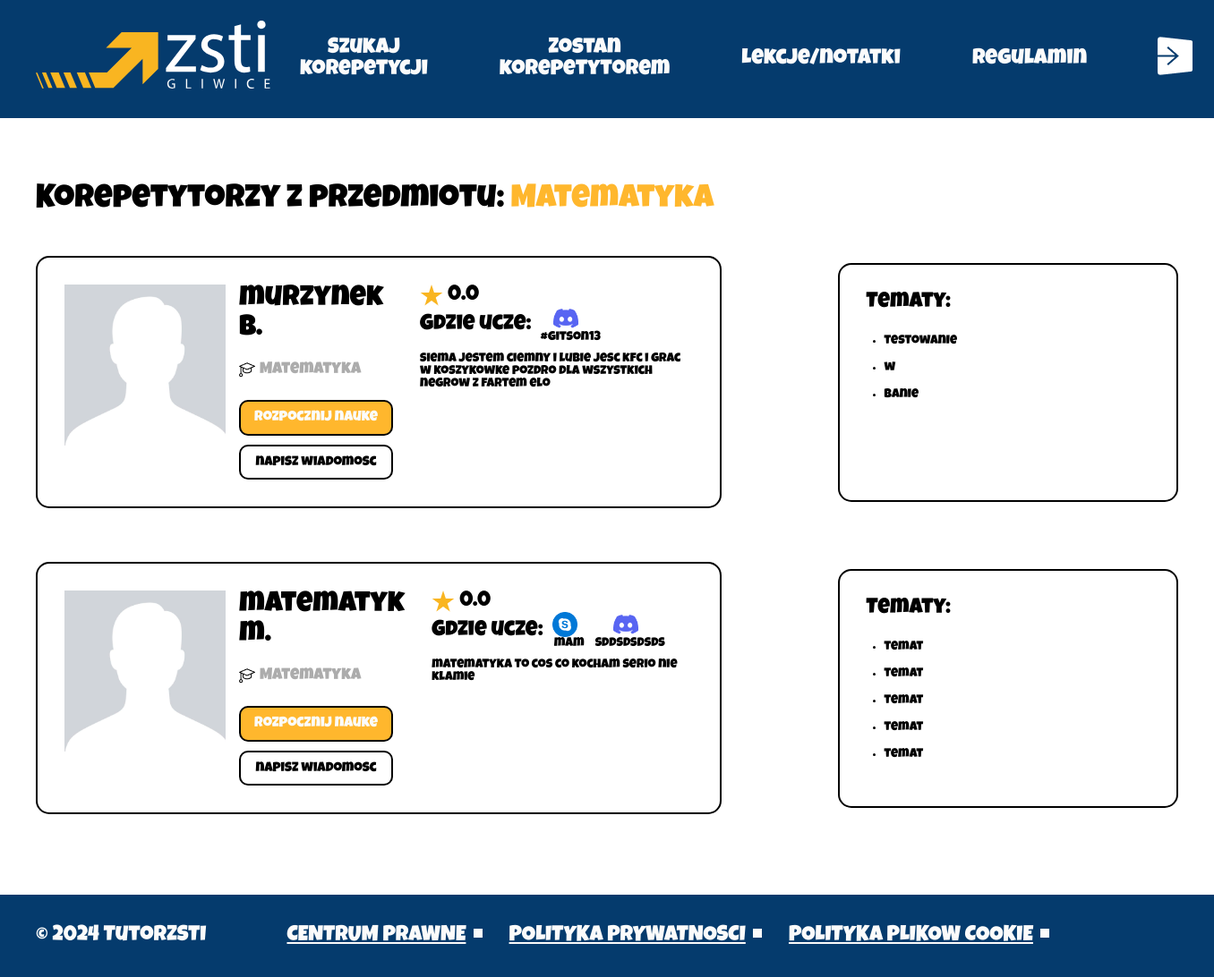
/subject.php?subject=Math, run on the app's committed database.
### tables this page shows
CREATE TABLE `tutors` (
  `id` int(11) NOT NULL,
  `user_id` int(11) DEFAULT NULL,
  `f_name` varchar(55) NOT NULL,
  `s_name` varchar(55) NOT NULL,
  `subject` varchar(55) NOT NULL,
  `skype` varchar(55) DEFAULT NULL,
  `discord` varchar(55) DEFAULT NULL,
  `teams` varchar(55) DEFAULT NULL,
  `topics` varchar(250) NOT NULL,
  `about_me` varchar(250) NOT NULL,
  `rating` double DEFAULT NULL
);

### subject.php (the view, shortened to what this page needs)
<!DOCTYPE html>
<html lang="pl">
<head>
    <link rel="stylesheet" href="css/style.css">
</head>
<body>
<header>
    <?php include "templates/nav.php"; ?>
</header>
<main>
    <?php
    if (isset($_GET['subject'])) {
         $subjects = [
            "Math" => [
                "name" => "Matematyka",
                "sql" => "SELECT * FROM tutors WHERE subject = 'math'"
            ],
            "Polish" => [
                "name" => "J.Polski",
                "sql" => "SELECT * FROM tutors WHERE subject = 'polish'"
            ],
            "English" => [
                "name" => "J.Angielski",
                "sql" => "SELECT * FROM tutors WHERE subject = 'english'"
            ],
            "Chemistry" => [
                "name" => "Chemia",
                "sql" => "SELECT * FROM tutors WHERE subject = 'chemistry'"
            ],
            "Physics" => [
                "name" => "Fizyka",
                "sql" => "SELECT * FROM tutors WHERE subject = 'physics'"
            ],
            "Science" => [
                "name" => "Biologia",
                "sql" => "SELECT * FROM tutors WHERE subject = 'science'"
            ],
            "Coding" => [
                "name" => "Programowanie",
                "sql" => "SELECT * FROM tutors WHERE subject = 'coding'"
            ],
            "History" => [
                "name" => "Historia",
                "sql" => "SELECT * FROM tutors WHERE subject = 'history'"
            ],
            "Geografia" => [
                "name" => "Geografia",
                "sql" => "SELECT * FROM tutors WHERE subject = 'geography'"
            ],
        ];
        $selectedSubject = $_GET['subject'];
        if (array_key_exists($selectedSubject, $subjects)) {
            $subjectData = $subjects[$selectedSubject];
            require_once "php/config.php";
            $sql = $subjectData['sql'];
            $result = $conn->query($sql);
            echo "<div class='subject-tutors'>";
            echo "<div class='container'>";
            echo "<div class='subject-tutors-content'>";
            echo "<div class='subject-tutors-header'>";
            echo "<h1>Korepetytorzy z przedmiotu: <span>{$subjectData['name']}</span></h1>";
            echo "</div>";
            echo "<div class='subject-tutors-list'>";
            if ($result->num_rows > 0) {
                while($row = $result->fetch_assoc()) {
                    $lastNameInitial = substr($row['s_name'], 0, 1);
                    $skype = $row["skype"];
                    $discord = $row["discord"];
                    $teams = $row["teams"];
                    echo "<div class='tutor-item'>";
                    echo "<div class='tutor-desc'>";
                    echo "<div class='tutor-img'><img src='assets/images/default-profile.png' alt='user-icon'></div>";
                    echo "<div class='tutor-column'>";
                    echo "<h3>{$row['f_name']} {$lastNameInitial}.</h3>";
                    echo "<div class='tutor-subject'><img src='assets/icons/cap.png'><span>{$subjectData['name']}</span></div>";
                    echo "<button>rozpocznij nauke</button>";
                    echo "<a href='https://discord.com/'>napisz wiadomosc</a>";
                    echo "</div>";
                    echo "<div class='tutor-about'>";
                    echo "<div class='tutor-rating'><img src='assets/icons/star.png'><span>"
                        . ($row["rating"] !== null ? "{$row['rating']}" : "0.0") ."</span></div>";
                    echo "<div class='tutor-communicators'>
                    <h4>Gdzie ucze: </h4>" .
                        ($skype !== null ? "<div class='communicator-column'><img src='assets/images/skype.png'><span>{$row['skype']}</span></div>" : "") .
                        ($discord !== null ? "<div class='communicator-column'><img src='assets/images/discord.png'><span>{$row['discord']}</span></div>" : "") .
                        ($teams !== null ? "<div class='communicator-column teams'><img src='assets/images/teams.png'><span>{$row['teams']}</span></div>" : "") .
                     "</div>";
                    echo "<div class='tutor-about-me'><p>{$row['about_me']}</p></div>";
                    echo "</div>";
                    echo "</div>";
                    echo "<div class='tutor-topics'>";
                    echo "<h3>Tematy: </h3>";
                    echo "<ul>";
                    $topics = explode(".", $row['topics']);
                    foreach ($topics as $topic) {
                        echo "<li>{$topic}</li>";
                    }
                    echo "</ul>";
                    echo "</div>";
                    echo "</div>";
                }
            } else {
                echo "Brak danych do wyświetlenia.";
            }
            echo "</div>";
            echo "</div>";
            echo "</div>";
            echo "</div>";
        } else {
            echo "Nieprawidłowy subject.";
        }
    } else {
        echo "Brak wybranego subjectu.";
    }
    ?>
</main>
<footer>
    <?php include "templates/footer.php"; ?>
</footer>
</body>
</html>

### css/style.css (style rules this page uses)
:root { --blue: #053b6d; --gold: #ffb72d; --white: #fbfbfb; --black: #000; --grey: #acacac; --container-padding: 40px; --font-24: 24px; --font-32: 32px; --space-30: 30px; --space-50: 50px; }
* { box-sizing: border-box; font-family: "Luckiest Guy", cursive; }
body { display: flex; min-height: 100vh; flex-direction: column; margin: 0; padding: 0; }
main { flex: 1; }
.container { clear: both; margin: 0 auto; padding-left: var(--container-padding); padding-right: var(--container-padding); max-width: 1670px; width: 100%; }
footer { width: 100%; }
.subject-tutors { width: 100%; }
.subject-tutors-header h1 { font-size: 36px; font-weight: 400; }
.subject-tutors-header h1 span { color: var(--gold); }
.subject-tutors-content { display: flex; flex-direction: column; align-items: flex-start; justify-content: flex-start; width: 100%; flex-wrap: nowrap; margin: 50px 0; }
.subject-tutors-list { display: flex; flex-direction: column; align-items: center; justify-content: flex-start; width: 100%; flex-wrap: wrap; }
.tutor-item { display: flex; flex-direction: row; align-items: center; gap: 130px; width: 100%; flex-wrap: nowrap; padding: 20px 0; margin-bottom: 20px; }
.tutor-desc { display: flex; flex-direction: row; align-items: flex-start; justify-content: flex-start; width: 60%; flex-wrap: nowrap; border: 2px solid var(--black); border-radius: 15px; padding: 30px; }
.tutor-img img { width: 180px; height: 180px; margin-right: 15px; }
.tutor-column { display: flex; flex-direction: column; align-items: flex-start; justify-content: space-between; width: 200px; flex-wrap: nowrap; }
.tutor-column h3 { font-size: var(--font-32); margin-top: 0; font-weight: 400; margin-bottom: 20px; }
.tutor-column button { background-color: var(--gold); padding: 10px 15px; border-radius: 10px; border: 2px solid var(--black); color: var(--white); text-align: center; font-size: 16px; font-weight: 300; width: 172px; margin-bottom: 10px; }
.tutor-column a { background-color: transparent; padding: 10px 15px; border-radius: 10px; border: 2px solid var(--black); color: var(--black); text-align: center; font-size: 15px; font-weight: 300; text-decoration: none; width: 172px; }
.tutor-subject { display: flex; flex-direction: row; align-items: center; justify-content: flex-start; width: 100%; flex-wrap: nowrap; margin-bottom: 25px; }
.tutor-subject img { margin-right: 5px; }
.tutor-subject span { font-size: 18px; color: var(--grey); margin: 0; }
.tutor-about-me { max-height: 85px; }
.tutor-about-me p { margin: 0; font-size: 14px; color: var(--black); }
.tutor-about { display: flex; flex-direction: column; align-items: flex-start; justify-content: flex-start; width: 100%; flex-wrap: nowrap; margin-left: 30px; }
.tutor-rating { display: flex; flex-direction: row; align-items: center; justify-content: flex-start; width: 100%; flex-wrap: nowrap; }
.tutor-rating img { margin-right: 5px; }
.tutor-rating span { font-size: 24px; margin: 0; }
.tutor-communicators { display: flex; flex-direction: row; align-items: center; justify-content: flex-start; width: 100%; flex-wrap: nowrap; margin-bottom: 10px; }
.communicator-column { display: flex; flex-direction: column; align-items: center; flex-wrap: nowrap; margin-left: 10px; }
.communicator-column span { font-size: 14px; font-weight: 300; margin: 0; }
.tutor-communicators h4 { font-size: 24px; font-weight: 300; margin: 0; }
.tutor-communicators img { width: 28px; height: 28px; margin-right: 10px; }
.tutor-topics { display: flex; flex-direction: column; align-items: flex-start; justify-content: flex-start; width: calc(40% - 130px); height: 267px; flex-wrap: nowrap; border: 2px solid var(--black); border-radius: 15px; padding: 30px; }
.tutor-topics h3 { font-size: var(--font-24); margin-top: 0; font-weight: 400; margin-bottom: 0; }
.tutor-topics ul { padding: 0 0 0 20px; line-height: 30px; }
.tutor-topics ul li { font-size: 14px; font-weight: 300; }

### data on the page
tutors: f_name "murzynek", s_name "b", shows "0.0", discord "#gitson13", about_me "siema jestem ciemny i lubie jesc kfc i grac w koszykowke pozdro dla wszystkich negrow z fartem elo", topics "testowanie", topics "w", topics "banie"
tutors: f_name "matematyk", s_name "m", shows "0.0", skype "mam", discord "sddsdsdsds", about_me "matematyka to cos co kocham serio nie klamie", topics "temat"

### other printed values
$subjectData['name'] "Matematyka"
